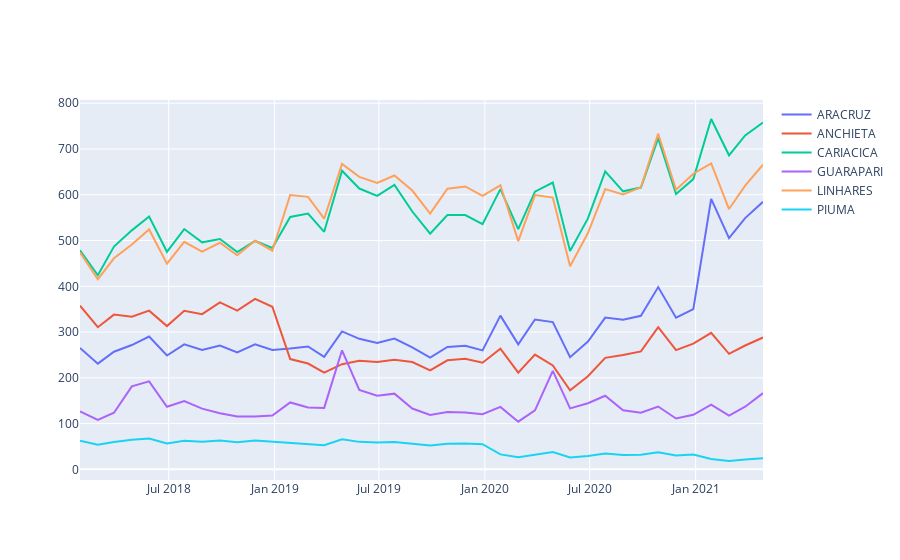

Notebook cell for this chart:
### Code cell
teste = plot_comp_tributos_cidades()
teste.show()
